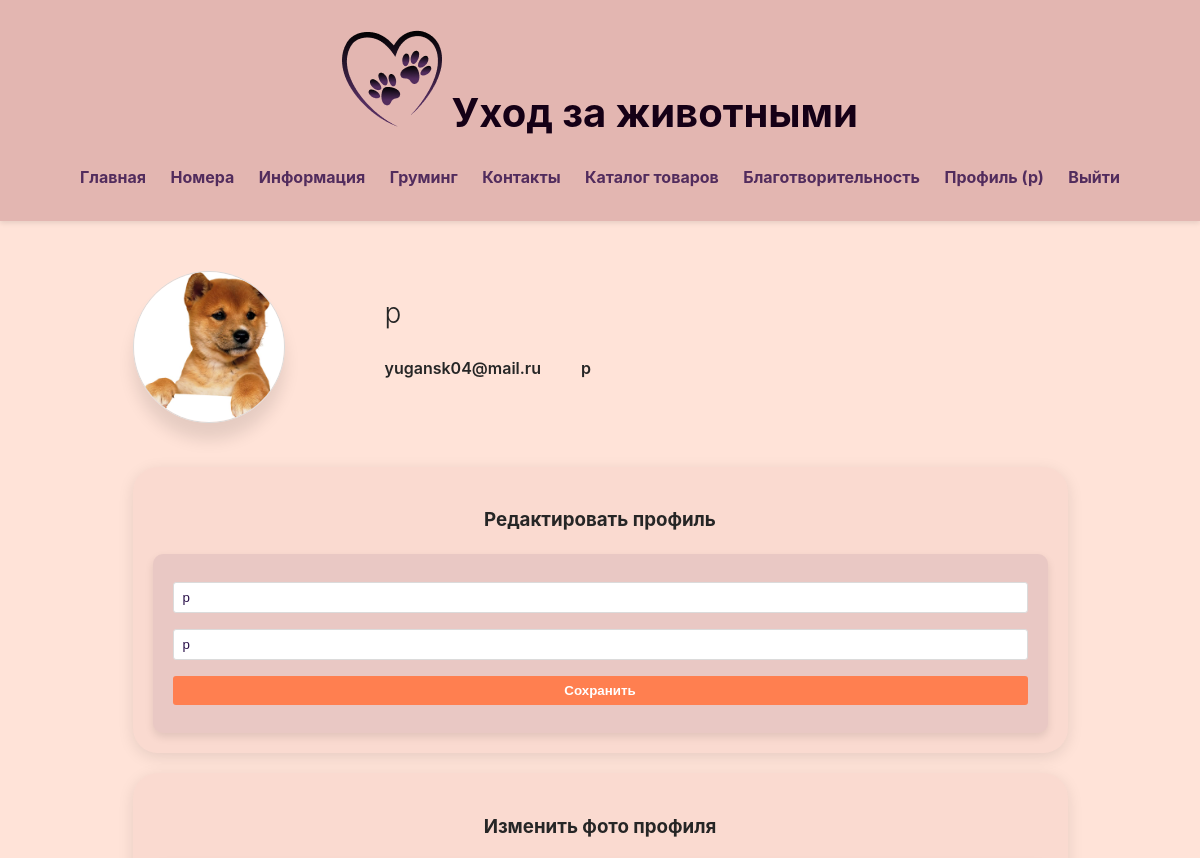
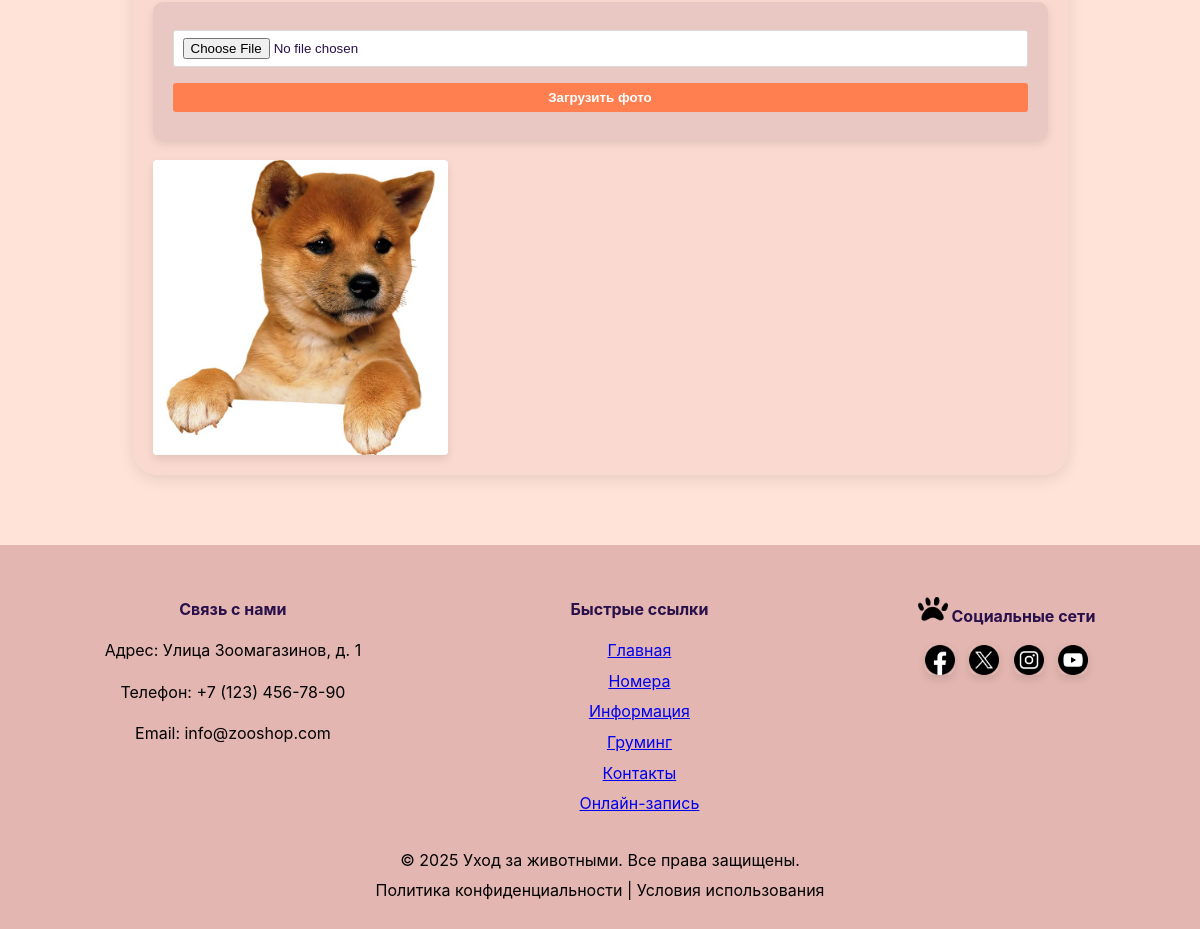
The app's page /profile (signed in) with its own data (2 pictures, top to bottom).
### app.py (models this page shows)
class User(UserMixin, db.Model):
    id = db.Column(db.Integer, primary_key=True)
    email = db.Column(db.String(100), unique=True, nullable=False)
    password_hash = db.Column(db.String(128), nullable=False)
    full_name = db.Column(db.String(100), nullable=False)
    phone = db.Column(db.String(20), nullable=False)
    avatar = db.Column(db.String(200), default='default.jpg')
    cart_data = db.Column(db.Text, default='[]')  # JSON с данными корзины
    favorites = db.relationship('Favorite', backref='user', lazy=True)

### app.py (the view, shortened to what this page needs)
@app.route('/profile', methods=['GET', 'POST'])
@login_required
def profile():
    avatars = os.listdir(app.config['UPLOAD_FOLDER'])  # Список доступных аватаров
    return render_template('profile.html', avatars=avatars)

### app.py (called while the page is built)
@login_manager.user_loader
def load_user(user_id):
    return User.query.get(int(user_id))

### templates/profile.html (shortened to what this page needs)
<!DOCTYPE html>
<html lang="ru">
<head>
    <link rel="stylesheet" href="{{ url_for('static', filename='styles.css') }}">
</head>
<body>
    <div id="header">{% include 'header.html' %}</div>
    <div class="profile-container">
        <div class="profile-header">
            <img src="{{ url_for('static', filename='uploads/avatars/' + current_user.avatar) }}"
                 alt="Аватар" class="avatar">
            <div class="profile-info">
                <div class="username">{{ current_user.full_name }}</div>
                <div class="stats">
                    <span>{{ current_user.email }}</span>
                    <span>{{ current_user.phone }}</span>
                </div>
            </div>
        </div>
        <div class="form-section">
            <h3>Редактировать профиль</h3>
            <form method="POST">
                <input type="text" name="full_name" value="{{ current_user.full_name }}"
                       placeholder="Имя и фамилия" required>
                <input type="tel" name="phone" value="{{ current_user.phone }}"
                       placeholder="Телефон" required>
                <button type="submit">Сохранить</button>
            </form>
        </div>
        <div class="form-section">
            <h3>Изменить фото профиля</h3>
            <form method="POST" enctype="multipart/form-data">
                <input type="file" name="avatar" accept="image/*" required>
                <button type="submit">Загрузить фото</button>
            </form>
            <div class="avatar-gallery">
                {% for avatar in avatars %}
                    <img src="{{ url_for('static', filename='uploads/avatars/' + avatar) }}"
                         alt="{{ avatar }}"
                         onclick="selectAvatar('{{ avatar }}')">
                {% endfor %}
            </div>
        </div>
    </div>
    <div id="footer">{% include 'footer.html' %}</div>
</body>
</html>

### templates/header.html (shortened to what this page needs)
<header>
    <h1><img style='box-shadow:0 0px 0px rgba(0, 0, 0, 0.1);' src="{{ url_for('static', filename='images/Logo.png') }}" > Уход за животными</h1>
    <nav>
        <ul>
            <li><a href="{{ url_for('home') }}">Главная</a></li>
            <li><a href="{{ url_for('rooms') }}">Номера</a></li>
            <li><a href="{{ url_for('info') }}">Информация</a></li>
            <li><a href="{{ url_for('grooming') }}">Груминг</a></li>
            <li><a href="{{ url_for('contacts') }}">Контакты</a></li>
            <li><a href="{{ url_for('appointment') }}">Каталог товаров</a></li>
            <li><a href="{{ url_for('blago') }}">Благотворительность</a></li>
            {% if current_user.is_authenticated %}
                <li><a href="{{ url_for('profile') }}">Профиль ({{ current_user.full_name }})</a></li>
                <li><a href="{{ url_for('logout') }}">Выйти</a></li>
            {% else %}
                <li><a href="#" id="open-login">Войти</a></li>
                <li><a href="#" id="open-register">Регистрация</a></li>
            {% endif %}
        </ul>
    </nav>
</header>

### static/styles.css (style rules this page uses)
body { font-family: 'Open Sans', Arial, sans-serif; background-color: #FFE3D8; color: #29104A; margin: 0; padding: 0; line-height: 1.6; }
header { background-color: #E3B6B1; padding: 30px 0; text-align: center; box-shadow: 0 2px 5px rgba(0, 0, 0, 0.1); }
header h1 { color: #150016; font-size: 2.5em; margin: 0; }
nav ul { padding: 0; margin: 20px 0 0; }
nav ul li { display: inline; margin: 0 10px; }
nav ul li a { color: #522C5D; text-decoration: none; font-weight: bold; transition: color 0.3s ease; }
img { max-width: 100%; height: auto; border-radius: 8px; box-shadow: 0 4px 8px rgba(0, 0, 0, 0.1); }
form { background-color: rgba(82, 44, 93, 0.1); padding: 20px; border-radius: 10px; box-shadow: 0 4px 8px rgba(0, 0, 0, 0.1); }
input, textarea, select { width: 100%; padding: 10px; margin: 10px 0; border: 1px solid #522C5D; background-color: #FFF; color: #29104A; border-radius: 4px; box-sizing: border-box; }
button { background-color: #522C5D; color: #FFE3D8; padding: 10px 20px; border: none; border-radius: 4px; cursor: pointer; transition: background-color 0.3s; }

### templates/profile.html (style rules this page uses)
body { font-family: -apple-system, BlinkMacSystemFont, 'Segoe UI', Roboto, sans-serif; margin: 0; background-color: #FFE3D8; color: #262626; }
.profile-container { max-width: 935px; margin: 30px auto; padding: 20px; }
.profile-header { display: flex; align-items: center; margin-bottom: 44px; }
.avatar { width: 150px; height: 150px; border-radius: 50%; margin-right: 100px; border: 1px solid #dbdbdb; object-fit: cover; box-shadow: 0 17px 16px rgba(0, 0, 0, 0.1); }
.profile-info { flex: 1; }
.username { font-size: 28px; font-weight: 300; margin-bottom: 20px; }
.stats { display: flex; gap: 40px; margin-bottom: 20px; }
.stats span { font-weight: 600; }
.form-section { background: rgba(227, 182, 177, 0.2); padding: 20px; border-radius: 3px; margin-bottom: 20px; border-radius: 25px; box-shadow: 0 4px 16px rgba(0, 0, 0, 0.1); text-align: center; }
.avatar-gallery { display: grid; grid-template-columns: repeat(3, 1fr); gap: 5px; margin-top: 20px; }
.avatar-gallery img { width: 100%; aspect-ratio: 1; object-fit: cover; border-radius: 4px; cursor: pointer; }
input, button { width: 100%; padding: 7px 9px; margin: 8px 0; border: 1px solid #dbdbdb; border-radius: 3px; box-sizing: border-box; }
button { background: #ff7f50; color: white; border: none; font-weight: 600; cursor: pointer; }

### records on screen
User: full_name "р", avatar (placeholder picture), email "yugansk04@mail.ru", phone "р"
